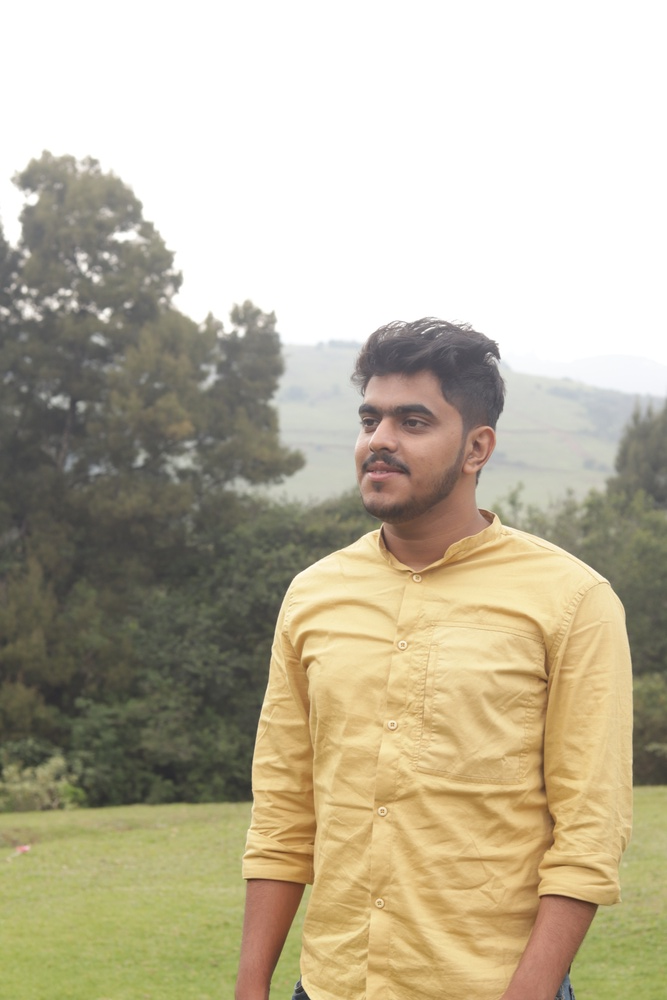
#> input picture img.JPG, 667 x 1000 px, shrunk from 1600 x 2400 before the run; its folder holds only this picture in this run
$ jupyter execute --allow-errors Assign_3_CameraCaliberation.ipynb
#> lines starting #> are read from the running program, lines starting #| are printed output that depends on the picture
[cell 1]
import cv2
import numpy as np
import os
import glob

[cell 2]
from google.colab.patches import cv2_imshow

[cell 3]
CHECKERBOARD = (7, 10)

[cell 4]
criteria = (cv2.TERM_CRITERIA_EPS +
            cv2.TERM_CRITERIA_MAX_ITER, 30, 0.001)

[cell 5]
threedpoints = []
twodpoints = []
objectp3d = np.zeros((1, CHECKERBOARD[0]
                      * CHECKERBOARD[1],
                      3), np.float32)
objectp3d[0, :, :2] = np.mgrid[0:CHECKERBOARD[0],
                               0:CHECKERBOARD[1]].T.reshape(-1, 2)
prev_img_shape = None

[cell 6]
images = glob.glob('*.jpg')

[cell 7]
for filename in images:
    image = cv2.imread(filename)
#> image is the input picture: shape (1000, 667, 3); mean B, G, R 156.6, 179.7, 188.2
    grayColor = cv2.cvtColor(image, cv2.COLOR_BGR2GRAY)
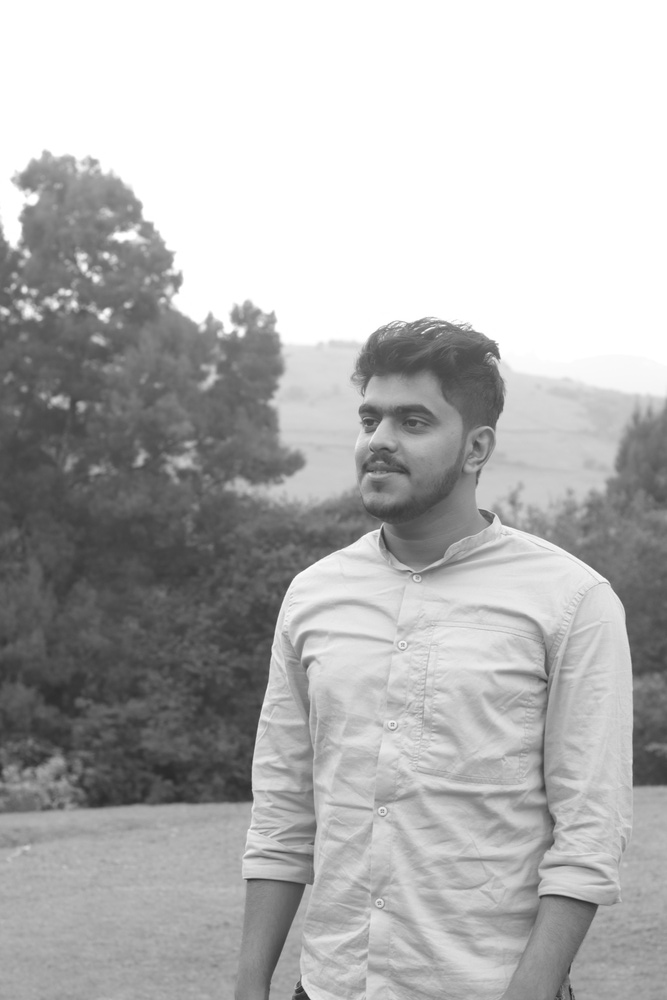
#> grayColor: shape (1000, 667); min 32, max 255, mean 179.6

    ret, corners = cv2.findChessboardCorners(
                    grayColor, CHECKERBOARD,
                    cv2.CALIB_CB_ADAPTIVE_THRESH
                    + cv2.CALIB_CB_FAST_CHECK +
                    cv2.CALIB_CB_NORMALIZE_IMAGE)
#> ret = False; corners = None

[cell 8]
if ret == True:
        threedpoints.append(objectp3d)
        corners2 = cv2.cornerSubPix(
            grayColor, corners, (11, 11), (-1, -1), criteria)
        twodpoints.append(corners2)
        image = cv2.drawChessboardCorners(image,
                                          CHECKERBOARD,
                                          corners2, ret)
cv2_imshow(image)

[cell 9]
h, w = image.shape[:2]
#> h = 1000; w = 667

#> (the rest of this cell did not finish here and is left out)
